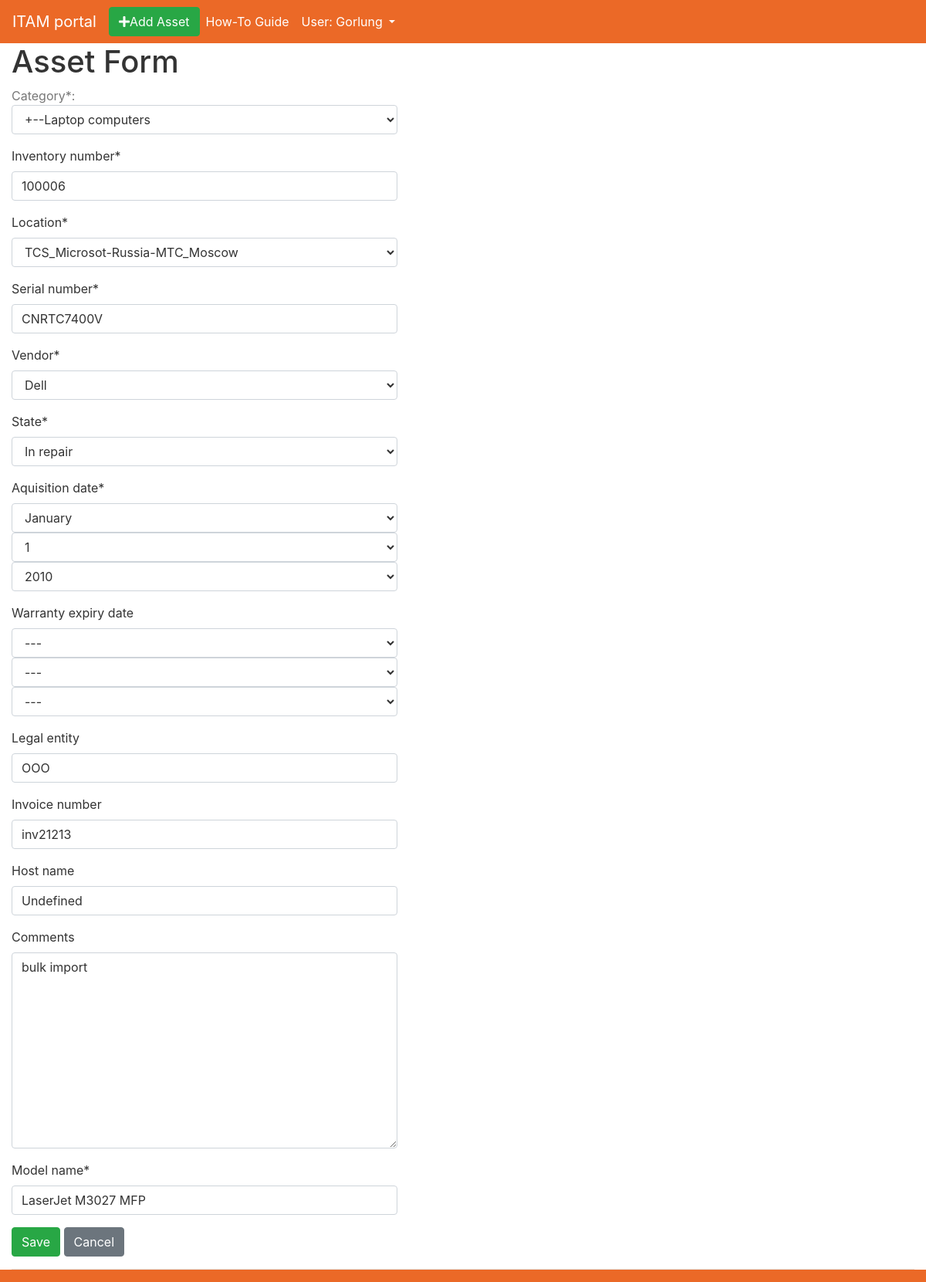
Screenshot of /assets/13/edit/ (signed in) with the database file from the repository.
### assets_app/models.py (models this page shows, shortened)
class Asset(models.Model):
    inventory_number = models.CharField(max_length=50, unique=True)
    model_name = models.CharField(max_length=50, unique=False, blank=False)
    category = TreeForeignKey('Category', on_delete=models.SET('UNCATEGORISED'), blank=False)
    location = models.ForeignKey('Location', on_delete=models.SET('NOT SET'), blank=False, null=True)
    serial_number = models.CharField(max_length=50, blank=False, null=True)
    vendor = models.ForeignKey(Vendor, on_delete=models.SET('NOT SET'), blank=False, null=True)
    state = models.ForeignKey(State, on_delete=models.SET('NOT SET'), blank=False, null=True)
    aquisition_date = models.DateField(null=True)
    warranty_expiry_date = models.DateField(blank=True, null=True)
    added_on = models.DateTimeField(editable=False, default=timezone.now)
    modified_on = models.DateTimeField(editable=False, default=timezone.now)
    legal_entity = models.CharField(max_length=100, blank=True)
    invoice_number = models.CharField(max_length=50, blank=True)
    host_name = models.CharField(max_length=100, blank=True)
    comments = models.TextField(blank=True)
    class Meta:
        verbose_name = 'Asset'
        verbose_name_plural = 'Assets'

### assets_app/views.py (the view, shortened to what this page needs)
# urls.py: url(r'^assets/(?P<pk>\d+)/edit/$', views.AssetUpdateView.as_view(), name='asset_edit'),
class AssetUpdateView(LoginRequiredMixin,SameLocationOnlyMixin,UpdateView):
    form_class = AssetForm
    model = Asset
    def get_form_kwargs(self, *args, **kwargs):
        kwargs = super(AssetUpdateView, self).get_form_kwargs(*args, **kwargs)
        kwargs['user_id'] = self.request.user.pk
        return kwargs
    def get_context_data(self, **kwargs):
            context = super(AssetUpdateView, self).get_context_data(**kwargs)
            asset = Asset.objects.get(id=self.kwargs.get('pk', 0))
            context['initial_category'] = Category.objects.get(id=asset.category.pk)
            return context

### assets_app/models.py (called while the page is built)
    def __str__(self):
        return self.name

    def __str__(self):
        return self.name

    def __str__(self):
        return self.name

### assets_app/views.py (called while the page is built)
    def has_permissions(self,**kwargs):
        user_locations = Employee.objects.filter(user=self.request.user.id).values_list('permitted_locations',flat=True)
        asset_locations = Asset.objects.get(pk=self.kwargs.get('pk',0)).location.id
        return asset_locations in user_locations

    def dispatch(self, request, *args, **kwargs):
        if not self.has_permissions():
            return render(request, 'assets_app/no_access.html', context=None)
        return super(SameLocationOnlyMixin, self).dispatch(request, *args, **kwargs)

### templates/assets_app/asset_form.html (shortened to what this page needs)
{% extends 'assets_app/base.html' %}
{% block content %}
{% load mptt_tags %}
{% load crispy_forms_tags %}
            <h1>Asset Form</h1>
            <div class='form'>
            <form class='post-form' method='POST'>
                <p>
                    Category*: <select class='form-control' name="category" id="id_category" required>
                        {% full_tree_for_model assets_app.Category as category %}
                        <option value="{{initial_category.id}}">+--{{initial_category.name}}</option>
                    </select>
                </p>
                {{form|crispy}}
                <div class='glyphicon glyphicon-plus'>
                    <button type='submit' class='btn btn-secondary btn-success'>Save</button>
                    <button type='button' class='btn btn-secondary' onClick="window.history.back();return false;">Cancel</button>
                </div>
            </form>
            </div>
{% endblock %}

### templates/assets_app/base.html (shortened to what this page needs)
<!DOCTYPE html>
{% load static %}
<html>
    <head>
<link rel="stylesheet" href="https://stackpath.bootstrapcdn.com/bootstrap/4.3.1/css/bootstrap.min.css">
<link rel="stylesheet" type="text/css" href="/static/assets_app/default.css">
<link rel="stylesheet" href="https://use.fontawesome.com/releases/v5.6.3/css/all.css">
    </head>
    <body>
                    <nav class="navbar navbar-expand-lg navbar-dark sticky-top" style="background-color: #eb6927; color: #fff;">
                    <a class="navbar-brand" href="/">ITAM portal</a>
                    <a href="{% url 'asset_new' %}">
                    <button type='button' class='btn btn-secondary btn-success' style='color:white;'><i class="fas fa-plus"></i>Add Asset</button>
                    </a>
                    <div class="collapse navbar-collapse" id="navbarNavDropdown">
                        <ul class="navbar-nav">
                        <li class="nav-item active">
                            <a class="nav-link" href="#">How-To Guide<span class="sr-only">(current)</span></a>
                        </li>
                        <li class="nav-item dropdown">
                            <a class="nav-link dropdown-toggle active" href="#" id="navbarDropdownMenuLink" data-toggle="dropdown" aria-haspopup="true" aria-expanded="false">
                                            {% if user.is_authenticated %}
                                                User: {{ user.get_username }}
                                            {% else %}
                                                <span class="caret">Please log in.</span>
                                            {% endif %}
                            </a>
                        </li>
                        </ul>
                    </div>
                    </nav>
        <div class="container-fluid">
            <div class="row">
                <div class="col-sm-12 col-md-12 col-lg-12">
                <div class="row">
                    <div class="col-sm-12 col-md-12 col-lg-12">
                        {% block content %}
                        {% endblock %}
                    </div>
                </div>
        </div>
    <div class="container-fluid">
        <div class="row">
            <div class="col-sm-12 col-md-12 col-lg-12">
            <nav class="navbar fixed-bottom navbar-light" style="background-color: #eb6927;">
            </div>
        </div>
    </div>
    </body>
</html>

### static/assets_app/default.css (style rules this page uses)
body { color: #777; }
a { color: #006699; }
p { color: #777; }
h1 { color: #333333; }
div.form { max-width:500px; color: #333333; }
label { color: #333333; }
.form-control { color: #333333; }

### rows the page displays
Asset: inventory_number "100006", location "TCS_Microsot-Russia-MTC_Moscow", serial_number "CNRTC7400V", vendor "Dell", state "In repair", legal_entity "OOO", invoice_number "inv21213", host_name "Undefined", comments "bulk import", model_name "LaserJet M3027 MFP"

### other values shown
{{ user.get_username }} "Gorlung"
